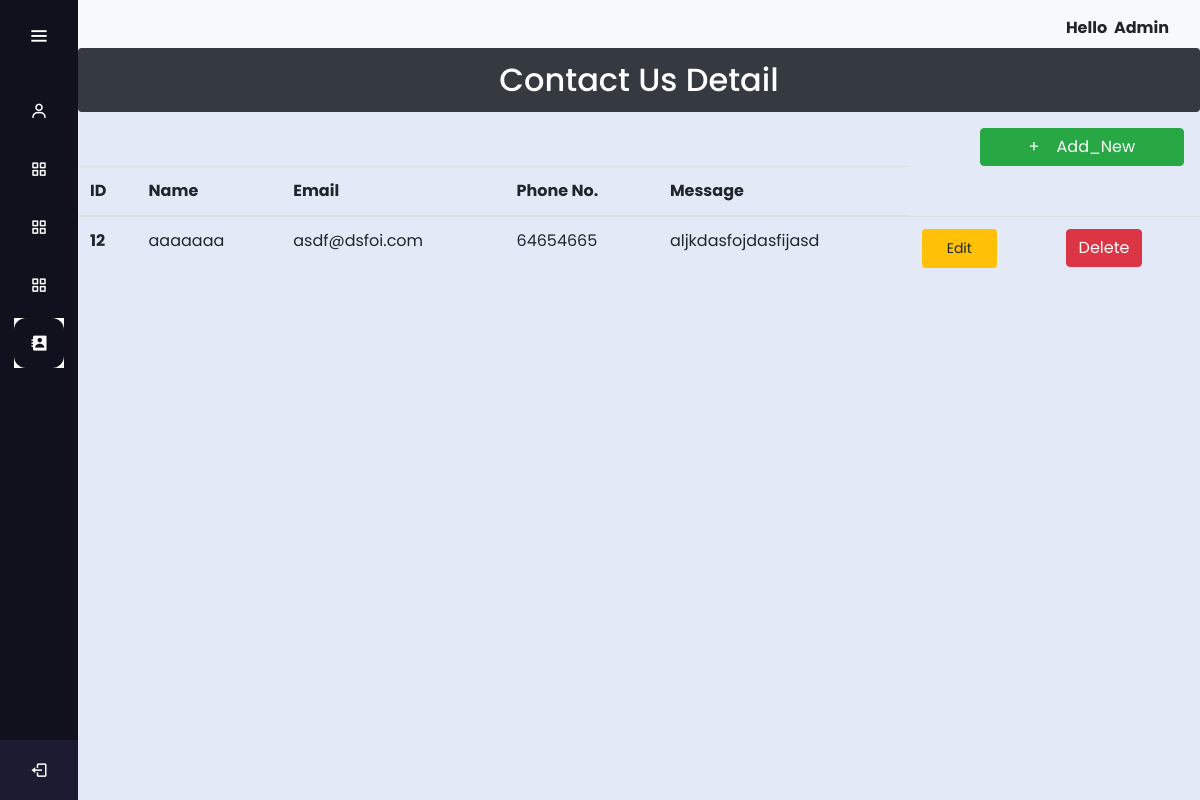
The page /admins/contact_detail/ (signed in) on the database its author committed.
### user/models.py (models this page shows, shortened)
class ContactDetail(models.Model):
    name = models.CharField(null=False, blank=False, max_length=100)
    email = models.EmailField(null=False, blank=False, max_length=100)
    phone = models.IntegerField(null=False, blank=False, unique=True, max_length=10)
    message = models.CharField(max_length=500)

### admins/decorators.py (the view)
        def wrapper_func(request, *args, **kwargs):
            group = None
            if request.user.groups.exists():
                group = request.user.groups.all()[0].name
            if group in allowed_roles:
                return view_func(request, *args, **kwargs)
            else:
                return render(request, "unauthorised.html")

### admins/views.py (called while the page is built)
@login_required
@allowed_users(allowed_roles=['admin'])
def contact_detail(request):
    data = ContactDetail.objects.all()
    context = {'contact': 'active','Data': data,}
    return render(request, 'admins/contact_detail.html', context)#

### admins/templates/admins/contact_detail.html (shortened to what this page needs)
{% extends 'admins/base.html' %}
{% load static %}
{% block content %}
    <h2 class="text-center alert btn-dark ">Contact Us Detail</h2>
    <div class="d-grid gap-2 d-md-flex justify-content-md-end mx-3">
        <a href={% url 'add_contact_url' %} class="btn btn-success px-5"  role="button">+ &nbsp&nbsp Add_New </a>
    </div>
        {% if Data %}
            <table class="table table-hover">
                <thead>
                <tr>
                    <th scope="col">ID</th>
                    <th scope="col">Name</th>
                    <th scope="col">Email</th>
                    <th scope="col">Phone No.</th>
                    <th scope="col">Message</th>
                </tr>
                </thead>
                <tbody>
                    {% for dt in Data %}
                        <tr>
                            <th scope="row">{{dt.id}}</th>
                            <td>{{dt.name}}</td>
                            <td>{{dt.email}}</td>
                            <td>{{dt.phone}}</td>
                            <td>{{dt.message}}</td>
                            <td>
                                <a href="{% url 'edit_contact_url' dt.id %}" class="btn btn-warning btn-login px-4 py-2 btn-sm">Edit </a>
                            </td>
                            <td>
                                <form action="{% url 'delete_contact_url' dt.id %}" method="POST" class="d-inline">
                                    <input type="submit" class="btn btn-danger" value="Delete">
                                </form>
                            </td>
                        </tr>
                    {% endfor %}
                </tbody>
            </table>
        {% else %}
            <h2 class="text-center alert alert-warning">No Records </h2>
        {% endif %}
{% endblock content %}

### admins/templates/admins/base.html (shortened to what this page needs)
{% load static %}
<!DOCTYPE html>
<html lang="en" dir="ltr">
  <head>
    <link rel="stylesheet" href="">
    <link rel="stylesheet" href="{% static 'admins/css/style.css' %}">
    <link href='https://unpkg.com/boxicons@2.0.7/css/boxicons.min.css' rel='stylesheet'>
    <link rel="stylesheet" href={% static 'admins/css/bootstrap.min.css' %}>
   </head>
<body>
  {% include 'admins/includes/sidebar.html' %}
  <section class="home-section">
      <nav class="navbar navbar-light bg-light" >
        <div class="container-fluid">
        {% if request.user.is_authenticated %}
                <div class="me-2">
                    <div class="btn-group">
                        <strong class="fs-5 mt-md-2 me-md-5 text-capitalize"> Hello&nbsp {{request.user}} </strong>
                    </div>
                </div>
                {% endif %}
        </div>
      </nav>
      {% block content %}
      {% endblock content %}
  </section>
</body>
</html>

### admins/static/admins/css/style.css (style rules this page uses)
* { margin: 0; padding: 0; box-sizing: border-box; font-family: "Poppins" , sans-serif; }
.home-section { position: relative; background: #E4E9F7; min-height: 100vh; top: 0; left: 78px; width: calc(100% - 78px); transition: all 0.5s ease; z-index: 2; }

### rows shown on the page
ContactDetail: id "12", name "aaaaaaa", email "asdf@dsfoi.com", phone "64654665", message "aljkdasfojdasfijasd"

### other values the page prints
{{ request.user }} "Admin"
